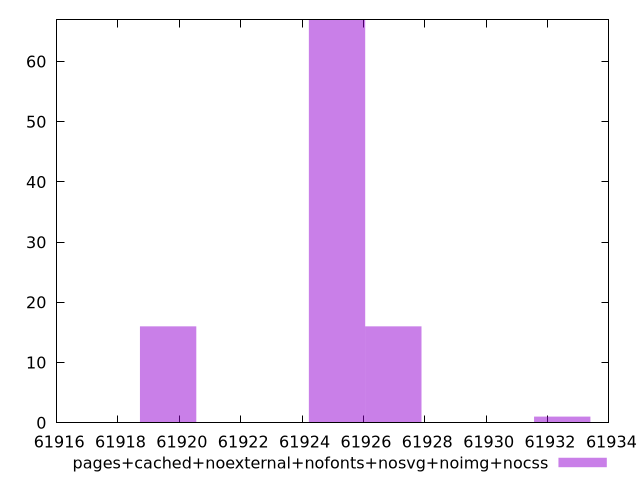

Write gnuplot code to recreate this figure.
$_pagesCachedNoexternalNofontsNosvgNoimgNocss <<EOF
61919.633783189376 16
61932.48018023983 1
61925.139381925284 67
61926.97458150392 16
EOF
set key outside below
set terminal pngcairo
set output "report_00005_2020-11-02T22-26-11.212Z/total-byte-weight/pages+cached+noexternal+nofonts+nosvg+noimg+nocss//raw_hist.png"
set yrange [0:67]
set boxwidth 1.8351995786363182
set style fill transparent solid 0.5 noborder
plot $_pagesCachedNoexternalNofontsNosvgNoimgNocss title "pages+cached+noexternal+nofonts+nosvg+noimg+nocss" with boxes ,
